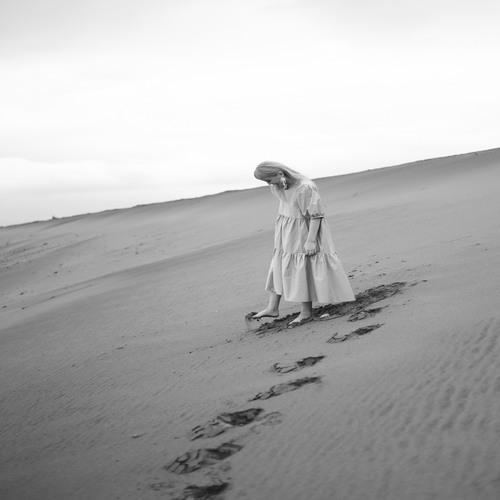
#> input picture 500x500_02.jpg, 500 x 500 px
$ python equalize.py
#> lines starting #> are read from the running program, lines starting #| are printed output that depends on the picture; after the words box and inside, x2 and y2 are one past the last pixel; in counts of white or black regions, pixels touching at a corner belong together
### Report2/grayscale.py
#!/usr/bin/env python
# coding: utf-8

# In[1]:


import sys
import cv2
import numpy as np


# In[2]:


def readImage():
    """
    read an image file and return its data
    """
    if len(sys.argv) > 1:
        fname = sys.argv[1]
    else:
        fname = input('image file -> ')
#> the answer given: ../500x500_02.jpg
    image = cv2.imread(fname)
#> image is the input picture: shape (500, 500, 3); min 16, max 255, mean 180.3
    if image is None:
        print('no image file:', fname)
        sys.exit(1)
    return image


# In[3]:


# [35 lines left out: function main, not called in this run]


# In[5]:


# [2 lines that do not run on import are left out]

### Report2/histogramCV.py
#!/usr/bin/env python
# coding: utf-8

# In[4]:


import cv2
from grayscale import readImage
from histogram import createLUT, histImage, winRes, trackB, trackC, trackHalf


# In[5]:


def getHistogram(img, histSize):
    '''
    img         -given image
    histSize    -size of histogram (number of bins)
    create and return a histogram with OpenCV
    '''
#> called with histSize = 256
    histogram = cv2.calcHist([img], [0], None, [histSize], [0, histSize])
#> histogram = 256 values, max 19025 at index 253, min 0 at index 0, mean 976.6

    return histogram
# In[6]:

# [33 lines left out: functions onChange, main, not called in this run]


# In[8]:

# [2 lines that do not run on import are left out]


# In[ ]:

### Report2/histogram.py
#!/usr/bin/env python
# coding: utf-8

# In[4]:


import cv2
import numpy as np
from grayscale import readImage


# In[5]:


# [32 lines left out: functions createLUT, getHistogram, not called in this run]


# In[7]:


def histImage(histogram):
    histSize = histogram.shape[0]
#> histSize = 256
    barWidth = 2
    histHeight = histSize
#> histHeight = 256
    histWidth = histSize * barWidth
#> histWidth = 512
    histogram = histogram * (histHeight / max(histogram))
#> histogram = 256 values, max 256 at index 253, min 0 at index 0, mean 13.14
    histImg = np.ones((histHeight, histWidth), np.uint8) * 255

    for val in range(histSize):
        cv2.rectangle(histImg, (val * barWidth, histHeight),
                      ((val+1)*barWidth-1, histHeight-int(histogram[val])), 0)
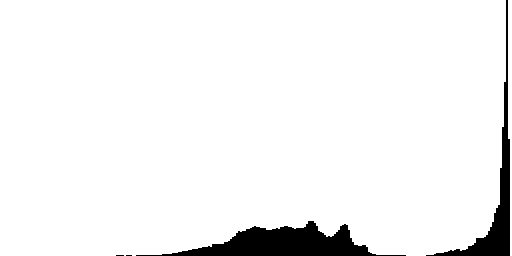
#> histImg: shape (256, 512); 95% white; 4 black regions (2 under 20 px), largest, box (x1, y1, x2, y2) and area: (136, 221, 406, 256) 4018, (426, 0, 510, 256) 2472

    return histImg


# In[8]:


winRes = 'Result'
trackB = 'Bright'
trackC = 'Contrast'
trackHalf = 128


# In[9]:


# [34 lines left out: functions onChange, main, not called in this run]


# In[11]:


# [2 lines that do not run on import are left out]


# In[ ]:

### Report2/equalize.py
import cv2
import numpy as np
from grayscale import readImage
from histogram import histImage
from histogramCV import getHistogram


def main():
    img = readImage()
    gray = cv2.cvtColor(img, cv2.COLOR_BGR2GRAY)
    cv2.imshow('Gray', gray)
    histSize = 256
    hist = histImage(getHistogram(gray, histSize))
    cv2.imshow('Gray Histogram', hist)
    # ここを変更する
    """
    ヒストグラムを均一化するルックアップテーブルを作成し、そのルックアップテーブルを用いてトーンマッピングする
    ヒストグラムが均一化されている場合には、累積相対頻度と明度が等しくなる。
    => ヒストグラムから累積ヒストグラムを作成し、それをトーンマッピングのルックアップテーブルとして用いればいい。
    """
    # histgramの取得
    histogram = getHistogram(gray, histSize)
#> histogram = 256 values, max 19025 at index 253, min 0 at index 0, mean 976.6
    # 累積histgramを作成
    ruiseki = getRuiseki(histogram)
    print('ruiseki', ruiseki)
    hist = histImage(ruiseki)
    cv2.imshow('Ruiseki Histogram', hist)
    # 累積histogramをトーンマッピングのルックアップテーブルとして使う
    lookUpTable = getLookUp(ruiseki)
    equal = cv2.LUT(gray, lookUpTable)
    cv2.imshow('Result', equal)
    hist = histImage(getHistogram(equal, histSize))
    cv2.imshow('Result Histogram', hist)
    cv2.waitKey(0)
    cv2.imwrite('equalized.jpg', equal)
    cv2.destroyAllWindows()


def getRuiseki(histogram):
    ruiseki = np.zeros(histogram.shape, np.float64)
#> ruiseki = 256 values from 0 to 0
    sum = 0
    for i in range(len(histogram)):
        ruiseki[i, 0] = sum + histogram[i, 0]
        sum += histogram[i, 0]
#> this loop made 256 passes
#> sum on passes 1 to 3: 0, 0, 0
#> after the loop, ruiseki = 256 values from 0 to 250000; sum = 250000
    # 最大値
    max = ruiseki[len(histogram)-1, 0]
#> max = 250000
    ruiseki = (ruiseki * (255.0 / max)).astype(np.uint8)
#> ruiseki = 256 values from 0 to 255
#> (printed output is left out)
#> in histImage (call 2), `histogram = histogram * (histHeight / max(histogram))`: histogram = 256 values from 0 to 256
#> after the loop in histImage (call 2), `for val in range(histSize):`:
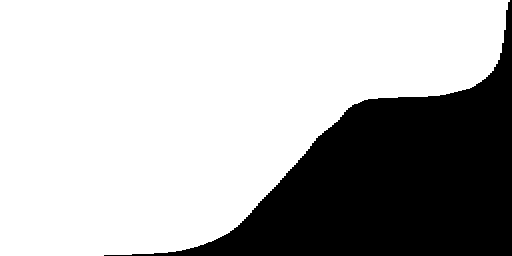
#> histImg: shape (256, 512); 70.7% white; 1 black region, box (x1, y1, x2, y2) and area: (104, 0, 512, 256) 38370
    # 正規化
    return ruiseki


def getLookUp(ruiseki):
    lookUpTable = np.zeros(len(ruiseki), np.uint8)
#> lookUpTable = 256 values from 0 to 0
    for i in range(len(ruiseki)):
        lookUpTable[i] = ruiseki[i, 0]
#> after the loop, lookUpTable = 256 values from 0 to 255
    return lookUpTable


if __name__ == '__main__':
    main()
#> in main, `equal = cv2.LUT(gray, lookUpTable)`:
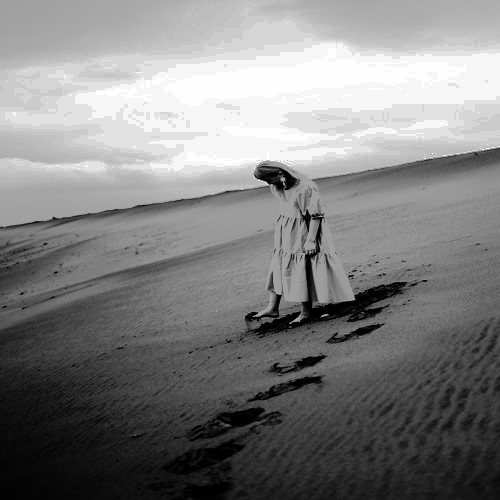
#> equal: shape (500, 500); min 0, max 255, mean 129.2
#> in histImage (call 3), `histogram = histogram * (histHeight / max(histogram))`: histogram = 256 values, max 256 at index 246, min 0 at index 24, mean 13.14
#> after the loop in histImage (call 3), `for val in range(histSize):`:
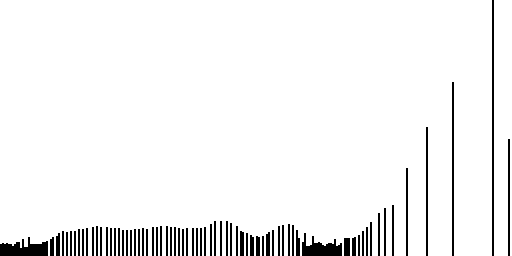
#> histImg: shape (256, 512); 95% white; 70 black regions, largest, box (x1, y1, x2, y2) and area: (0, 237, 48, 256) 602, (302, 233, 342, 256) 526, (492, 0, 494, 256) 512

$ run again, on 500x500_03.jpg
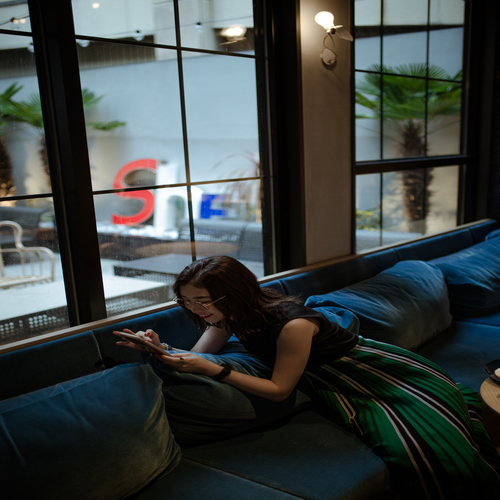
#> input picture 500x500_03.jpg, 500 x 500 px
#> in readImage, image is the input picture: shape (500, 500, 3); mean B, G, R 64.4, 65.6, 58.9
#> in getHistogram, `histogram = cv2.calcHist([img], [0], None, [histSize], [0, histSize])`: histogram = 256 values, max 6238 at index 4, min 44 at index 229, mean 976.6
#> histSize = 256
#> histWidth = 512
#> in histImage, `histogram = histogram * (histHeight / max(histogram))`: histogram = 256 values, max 256 at index 4, min 1.81 at index 229, mean 40.08
#> after the loop in histImage, `for val in range(histSize):`:
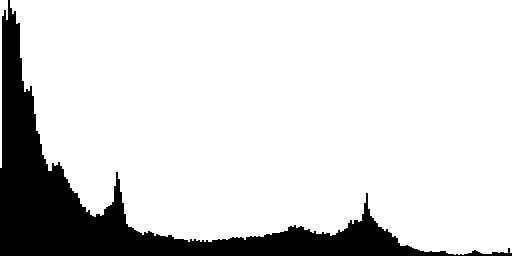
#> histImg: shape (256, 512); 84.5% white; 1 black region, box (x1, y1, x2, y2) and area: (0, 0, 512, 256) 20270
#> in main, `histogram = getHistogram(gray, histSize)`: histogram = 256 values, max 6238 at index 4, min 44 at index 229, mean 976.6
#> the loop in getRuiseki, `for i in range(len(histogram)):` made 256 passes
#> sum on passes 1 to 3: 2157, 8009, 14020
#> after the loop in getRuiseki, `for i in range(len(histogram)):`: ruiseki = 256 values from 2157 to 250000; sum = 250000
#> in getRuiseki, `ruiseki = (ruiseki * (255.0 / max)).astype(np.uint8)`: ruiseki = 256 values from 2 to 255
#> (printed output is left out)
#> in getLookUp, `lookUpTable = np.zeros(len(ruiseki), np.uint8)`: lookUpTable = 256 values from 0 to 0
#> after the loop in getLookUp, `for i in range(len(ruiseki)):`: lookUpTable = 256 values from 2 to 255
#> in histImage (call 3), `histogram = histogram * (histHeight / max(histogram))`: histogram = 256 values, max 256 at index 26, min 0 at index 0, mean 40.08
#> after the loop in histImage (call 3), `for val in range(histSize):`:
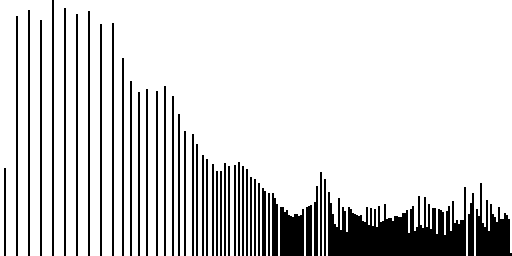
#> histImg: shape (256, 512); 84.5% white; 46 black regions, largest, box (x1, y1, x2, y2) and area: (328, 187, 466, 256) 5580, (476, 183, 512, 256) 1434, (280, 207, 304, 256) 1040
